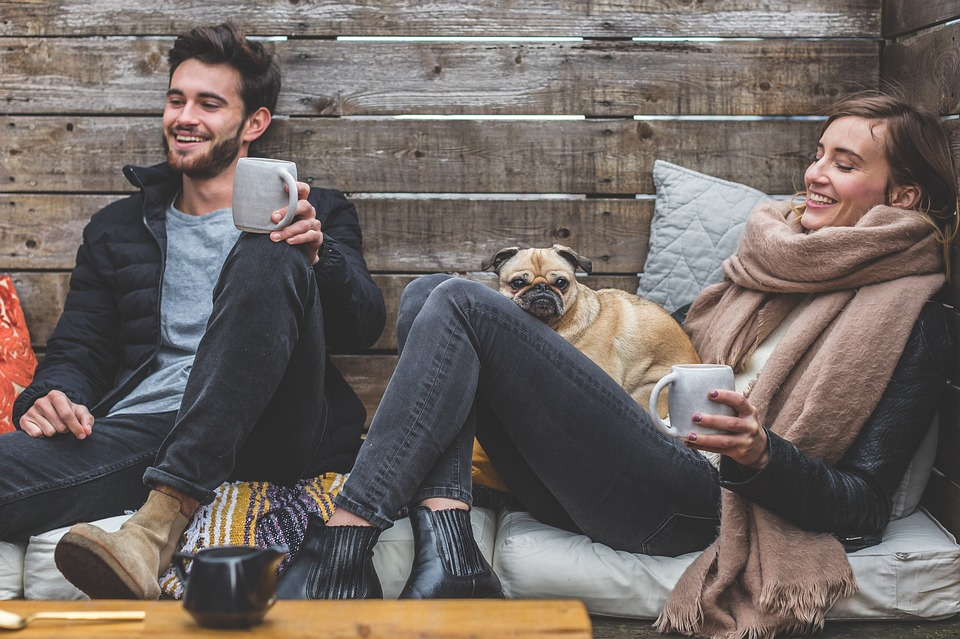
#> input picture opencv-tutorial-study-master/taskImage/picture.jpg, 960 x 639 px, found by its file name
$ python imshow.py
#> lines starting #> are read from the running program, lines starting #| are printed output that depends on the picture; after the words box and inside, x2 and y2 are one past the last pixel; in counts of white or black regions, pixels touching at a corner belong together
# source : opencv-python-tutroals
# modify : jogilsang


import cv2
import pyautogui
import os
import datetime
import numpy as np

os.chdir('C:\\Users\\user\\Desktop\\opencv')

img = cv2.imread('picture.jpg',1)
#> img is the input picture: shape (639, 960, 3); mean B, G, R 98.9, 103.2, 112.1
# 이미지 불러오기 ( 1,0,-1)
# cv2.IMREAD_COLOR : Loads a color image. Any transparency of image will be neglected. It is the default flag.
# cv2.IMREAD_GRAYSCALE : Loads image in grayscale mode
# cv2.IMREAD_UNCHANGED : Loads image as such including alpha channel

title = "imshow"

# b,g,r = cv2.split(img)
# img[:,:,-3] = 255
# img = cv2.merge((b,g,r))

ball = img[0:113, 349:459]
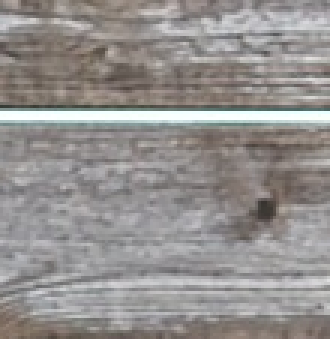
#> ball: shape (113, 110, 3) (shown 3 times larger); mean B, G, R 143, 144.7, 148.2
img[100:213, 449:559] = ball
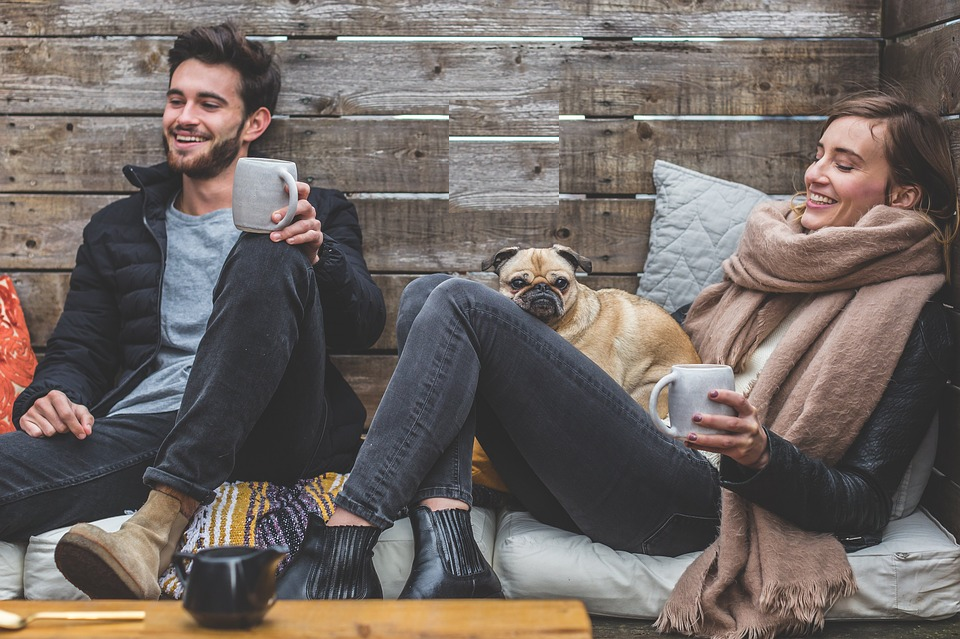
#> img: shape (639, 960, 3); 2.03% of pixels changed, all inside (x1, y1, x2, y2) = (449, 100, 559, 213)

print(img[100,100])
#| [159 158 160]

cv2.namedWindow(title, cv2.WINDOW_NORMAL)
# 크기 조절 가능
cv2.imshow(title,img)
# 이미지창 타이틀바
cv2.waitKey(0)
# 몇초뒤에 사라지는지, 단위 밀리세컨드
cv2.destroyAllWindows()
# cv2.destroyWindow() 무슨차이인지 모르겠다

$ run again, with opencv-tutorial-study-master/taskImage/buble.jpg copied over opencv-tutorial-study-master/taskImage/picture.jpg
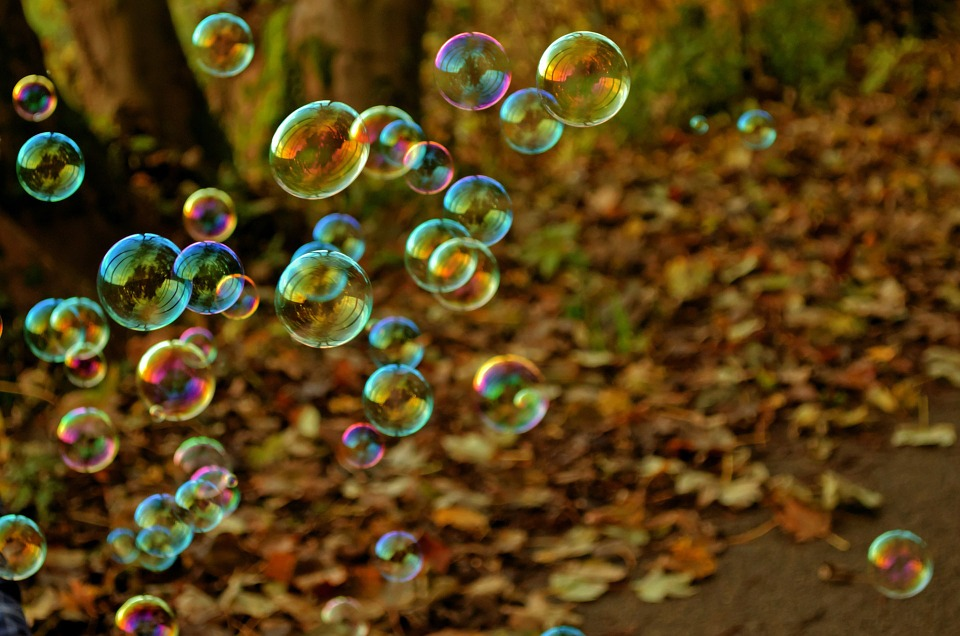
#> input picture opencv-tutorial-study-master/taskImage/buble.jpg, 960 x 636 px, found by its file name
#> img is the input picture: shape (636, 960, 3); mean B, G, R 22.4, 64.8, 87.2
#> `ball = img[0:113, 349:459]`:
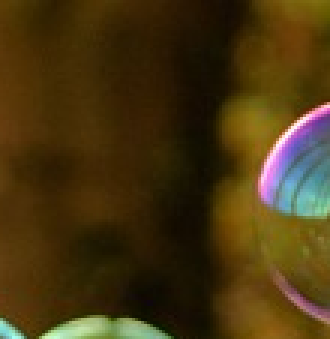
#> ball: shape (113, 110, 3) (shown 3 times larger); mean B, G, R 17.7, 53.6, 71.6
#> `img[100:213, 449:559] = ball`:
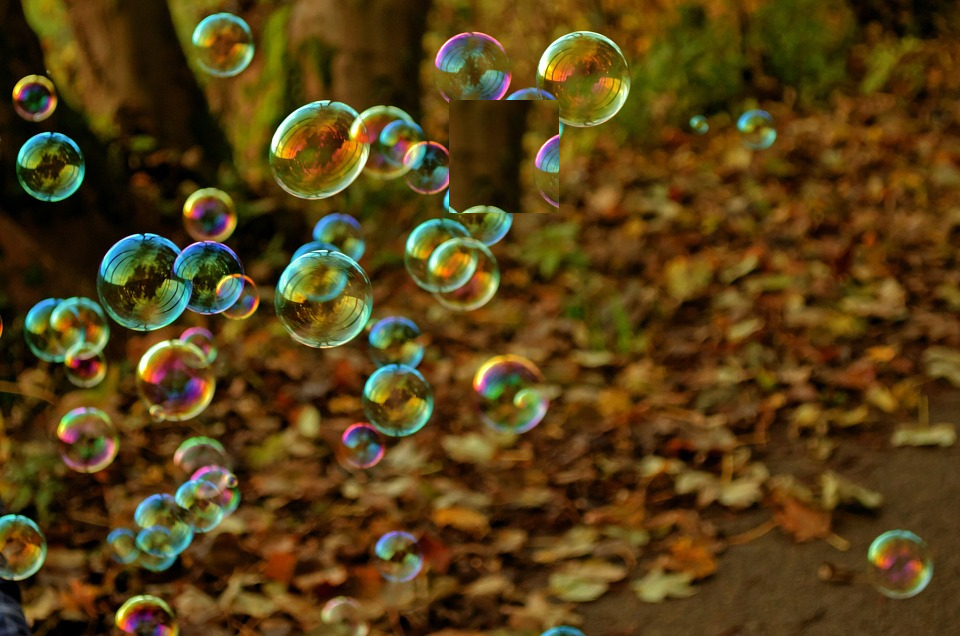
#> img: shape (636, 960, 3); 2.04% of pixels changed, all inside (x1, y1, x2, y2) = (449, 100, 559, 213)
#| [ 28  89 133]
